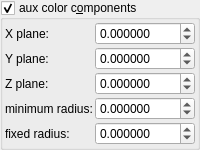
    <widget class="MyGroupBox" name="groupCheck_fold_color_aux_color_enabled">
     <property name="title">
      <string>aux color c&amp;omponents</string>
     </property>
     <property name="checkable">
      <bool>true</bool>
     </property>
     <layout class="QVBoxLayout" name="verticalLayout_11">
      <property name="leftMargin">
       <number>2</number>
      </property>
      <property name="topMargin">
       <number>2</number>
      </property>
      <property name="rightMargin">
       <number>2</number>
      </property>
      <property name="bottomMargin">
       <number>2</number>
      </property>
      <item>
       <layout class="QGridLayout" name="gridLayout_34" columnstretch="0,1">
        <property name="spacing">
         <number>2</number>
        </property>
        <item row="2" column="0">
         <widget class="QLabel" name="label_40">
          <property name="text">
           <string>Z plane:</string>
          </property>
         </widget>
        </item>
        <item row="3" column="1">
         <widget class="MyDoubleSpinBox" name="spinbox_mandelbox_color_Sp1">
          <property name="sizePolicy">
           <sizepolicy hsizetype="Minimum" vsizetype="Maximum">
            <horstretch>0</horstretch>
            <verstretch>0</verstretch>
           </sizepolicy>
          </property>
          <property name="prefix">
           <string/>
          </property>
          <property name="suffix">
           <string/>
          </property>
          <property name="decimals">
           <number>6</number>
          </property>
          <property name="minimum">
           <double>-100.000000000000000</double>
          </property>
          <property name="maximum">
           <double>100.000000000000000</double>
          </property>
          <property name="singleStep">
           <double>0.100000000000000</double>
          </property>
         </widget>
        </item>
        <item row="2" column="1">
         <widget class="MyDoubleSpinBox" name="spinbox3_mandelbox_color_z">
          <property name="sizePolicy">
           <sizepolicy hsizetype="Minimum" vsizetype="Maximum">
            <horstretch>0</horstretch>
            <verstretch>0</verstretch>
           </sizepolicy>
          </property>
          <property name="prefix">
           <string/>
          </property>
          <property name="suffix">
           <string/>
          </property>
          <property name="decimals">
           <number>6</number>
          </property>
          <property name="minimum">
           <double>-100.000000000000000</double>
          </property>
          <property name="maximum">
           <double>100.000000000000000</double>
          </property>
          <property name="singleStep">
           <double>0.100000000000000</double>
          </property>
         </widget>
        </item>
        <item row="0" column="0">
         <widget class="QLabel" name="label_29">
          <property name="text">
           <string>X plane:</string>
          </property>
         </widget>
        </item>
        <item row="1" column="1">
         <widget class="MyDoubleSpinBox" name="spinbox3_mandelbox_color_y">
          <property name="sizePolicy">
           <sizepolicy hsizetype="Minimum" vsizetype="Maximum">
            <horstretch>0</horstretch>
            <verstretch>0</verstretch>
           </sizepolicy>
          </property>
          <property name="prefix">
           <string/>
          </property>
          <property name="suffix">
           <string/>
          </property>
          <property name="decimals">
           <number>6</number>
          </property>
          <property name="minimum">
           <double>-100.000000000000000</double>
          </property>
          <property name="maximum">
           <double>100.000000000000000</double>
          </property>
          <property name="singleStep">
           <double>0.100000000000000</double>
          </property>
         </widget>
        </item>
        <item row="1" column="0">
         <widget class="QLabel" name="label_41">
          <property name="text">
           <string>Y plane:</string>
          </property>
         </widget>
        </item>
        <item row="0" column="1">
         <widget class="MyDoubleSpinBox" name="spinbox3_mandelbox_color_x">
          <property name="sizePolicy">
           <sizepolicy hsizetype="Minimum" vsizetype="Maximum">
            <horstretch>0</horstretch>
            <verstretch>0</verstretch>
           </sizepolicy>
          </property>
          <property name="prefix">
           <string/>
          </property>
          <property name="suffix">
           <string/>
          </property>
          <property name="decimals">
           <number>6</number>
          </property>
          <property name="minimum">
           <double>-100.000000000000000</double>
          </property>
          <property name="maximum">
           <double>100.000000000000000</double>
          </property>
          <property name="singleStep">
           <double>0.100000000000000</double>
          </property>
         </widget>
        </item>
        <item row="4" column="1">
         <widget class="MyDoubleSpinBox" name="spinbox_mandelbox_color_Sp2">
          <property name="sizePolicy">
           <sizepolicy hsizetype="Minimum" vsizetype="Maximum">
            <horstretch>0</horstretch>
            <verstretch>0</verstretch>
           </sizepolicy>
          </property>
          <property name="prefix">
           <string/>
          </property>
          <property name="suffix">
           <string/>
          </property>
          <property name="decimals">
           <number>6</number>
          </property>
          <property name="minimum">
           <double>-100.000000000000000</double>
          </property>
          <property name="maximum">
           <double>100.000000000000000</double>
          </property>
          <property name="singleStep">
           <double>0.100000000000000</double>
          </property>
         </widget>
        </item>
        <item row="3" column="0">
         <widget class="QLabel" name="label_42">
          <property name="text">
           <string>minimum radius:</string>
          </property>
         </widget>
        </item>
        <item row="4" column="0">
         <widget class="QLabel" name="label_43">
          <property name="text">
           <string>fixed radius:</string>
          </property>
         </widget>
        </item>
       </layout>
      </item>
     </layout>
    </widget>
